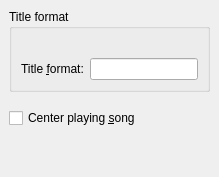
         <widget class="QWidget" name="playlistPage">
          <layout class="QVBoxLayout">
           <property name="spacing">
            <number>6</number>
           </property>
           <property name="margin">
            <number>9</number>
           </property>
           <item>
            <widget class="QGroupBox" name="groupBox_3">
             <property name="title">
              <string>Title format</string>
             </property>
             <layout class="QVBoxLayout">
              <property name="spacing">
               <number>6</number>
              </property>
              <property name="margin">
               <number>9</number>
              </property>
              <item>
               <widget class="QLabel" name="titleFormatLabel">
                <property name="text">
                 <string/>
                </property>
               </widget>
              </item>
              <item>
               <layout class="QHBoxLayout">
                <property name="spacing">
                 <number>6</number>
                </property>
                <property name="margin">
                 <number>0</number>
                </property>
                <item>
                 <widget class="QLabel" name="label_2">
                  <property name="text">
                   <string>Title &amp;format:</string>
                  </property>
                  <property name="buddy">
                   <cstring>titleFormatLine</cstring>
                  </property>
                 </widget>
                </item>
                <item>
                 <widget class="QLineEdit" name="titleFormatLine"/>
                </item>
               </layout>
              </item>
             </layout>
            </widget>
           </item>
           <item>
            <spacer>
             <property name="orientation">
              <enum>Qt::Vertical</enum>
             </property>
             <property name="sizeType">
              <enum>QSizePolicy::Minimum</enum>
             </property>
             <property name="sizeHint" stdset="0">
              <size>
               <width>20</width>
               <height>10</height>
              </size>
             </property>
            </spacer>
           </item>
           <item>
            <widget class="QCheckBox" name="centerPlayingCheck">
             <property name="text">
              <string>Center playing &amp;song</string>
             </property>
            </widget>
           </item>
           <item>
            <spacer>
             <property name="orientation">
              <enum>Qt::Vertical</enum>
             </property>
             <property name="sizeHint" stdset="0">
              <size>
               <width>20</width>
               <height>40</height>
              </size>
             </property>
            </spacer>
           </item>
          </layout>
         </widget>
